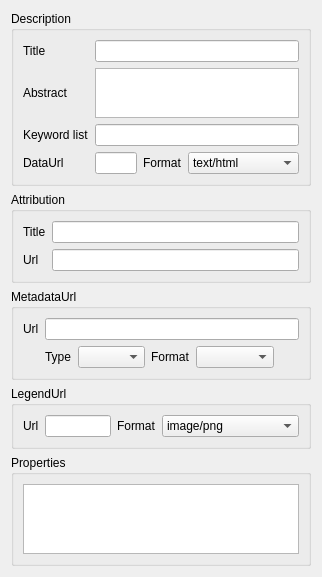
             <widget class="QWidget" name="scrollAreaWidgetContents_2">
              <property name="geometry">
               <rect>
                <x>0</x>
                <y>0</y>
                <width>322</width>
                <height>525</height>
               </rect>
              </property>
              <layout class="QGridLayout" name="gridLayout_3">
               <item row="0" column="0">
                <widget class="QgsCollapsibleGroupBox" name="mMetaDescriptionGrpBx">
                 <property name="title">
                  <string>Description</string>
                 </property>
                 <property name="syncGroup" stdset="0">
                  <string notr="true">vectormeta</string>
                 </property>
                 <layout class="QGridLayout" name="gridLayout_5">
                  <item row="1" column="0">
                   <widget class="QLabel" name="mLayerTitleLabel">
                    <property name="text">
                     <string>Title</string>
                    </property>
                   </widget>
                  </item>
                  <item row="1" column="1">
                   <widget class="QLineEdit" name="mLayerTitleLineEdit"/>
                  </item>
                  <item row="3" column="0">
                   <widget class="QLabel" name="mLayerAbstractLabel">
                    <property name="text">
                     <string>Abstract</string>
                    </property>
                   </widget>
                  </item>
                  <item row="3" column="1">
                   <widget class="QTextEdit" name="mLayerAbstractTextEdit">
                    <property name="sizePolicy">
                     <sizepolicy hsizetype="Expanding" vsizetype="Minimum">
                      <horstretch>0</horstretch>
                      <verstretch>0</verstretch>
                     </sizepolicy>
                    </property>
                    <property name="maximumSize">
                     <size>
                      <width>16777215</width>
                      <height>50</height>
                     </size>
                    </property>
                   </widget>
                  </item>
                  <item row="5" column="0">
                   <widget class="QLabel" name="mLayerKeywordListLabel">
                    <property name="text">
                     <string>Keyword list</string>
                    </property>
                   </widget>
                  </item>
                  <item row="5" column="1">
                   <widget class="QLineEdit" name="mLayerKeywordListLineEdit"/>
                  </item>
                  <item row="6" column="0">
                   <widget class="QLabel" name="mLayerDataUrlLabel">
                    <property name="text">
                     <string>DataUrl</string>
                    </property>
                   </widget>
                  </item>
                  <item row="6" column="1">
                   <layout class="QHBoxLayout" name="horizontalLayout_7">
                    <item>
                     <widget class="QLineEdit" name="mLayerDataUrlLineEdit"/>
                    </item>
                    <item>
                     <widget class="QLabel" name="mLayerDataUrlFormatLabel">
                      <property name="text">
                       <string>Format</string>
                      </property>
                     </widget>
                    </item>
                    <item>
                     <widget class="QComboBox" name="mLayerDataUrlFormatComboBox">
                      <item>
                       <property name="text">
                        <string notr="true">text/html</string>
                       </property>
                      </item>
                      <item>
                       <property name="text">
                        <string notr="true">text/plain</string>
                       </property>
                      </item>
                      <item>
                       <property name="text">
                        <string notr="true">application/pdf</string>
                       </property>
                      </item>
                     </widget>
                    </item>
                   </layout>
                  </item>
                 </layout>
                </widget>
               </item>
               <item row="1" column="0">
                <widget class="QgsCollapsibleGroupBox" name="mMetaAttributionGrpBx">
                 <property name="title">
                  <string>Attribution</string>
                 </property>
                 <property name="syncGroup" stdset="0">
                  <string notr="true">vectormeta</string>
                 </property>
                 <layout class="QGridLayout" name="gridLayout_7">
                  <item row="0" column="0">
                   <widget class="QLabel" name="mLayerAttributionLabel">
                    <property name="text">
                     <string>Title</string>
                    </property>
                   </widget>
                  </item>
                  <item row="0" column="1">
                   <widget class="QLineEdit" name="mLayerAttributionLineEdit"/>
                  </item>
                  <item row="2" column="0">
                   <widget class="QLabel" name="mLayerAttributionUrlLabel">
                    <property name="text">
                     <string>Url</string>
                    </property>
                   </widget>
                  </item>
                  <item row="2" column="1">
                   <widget class="QLineEdit" name="mLayerAttributionUrlLineEdit"/>
                  </item>
                 </layout>
                </widget>
               </item>
               <item row="2" column="0">
                <widget class="QgsCollapsibleGroupBox" name="mMetaMetaUrlGrpBx">
                 <property name="title">
                  <string>MetadataUrl</string>
                 </property>
                 <property name="syncGroup" stdset="0">
                  <string notr="true">vectormeta</string>
                 </property>
                 <layout class="QGridLayout" name="gridLayout_9">
                  <item row="0" column="0">
                   <widget class="QLabel" name="mLayerMetadataUrlLabel">
                    <property name="text">
                     <string>Url</string>
                    </property>
                   </widget>
                  </item>
                  <item row="0" column="1">
                   <widget class="QLineEdit" name="mLayerMetadataUrlLineEdit"/>
                  </item>
                  <item row="1" column="1">
                   <layout class="QHBoxLayout" name="horizontalLayout_8">
                    <item>
                     <widget class="QLabel" name="mLayerMetadataUrlTypeLabel">
                      <property name="text">
                       <string>Type</string>
                      </property>
                     </widget>
                    </item>
                    <item>
                     <widget class="QComboBox" name="mLayerMetadataUrlTypeComboBox">
                      <item>
                       <property name="text">
                        <string notr="true"/>
                       </property>
                      </item>
                      <item>
                       <property name="text">
                        <string notr="true" extracomment="FGDC-STD-001-1988">FGDC</string>
                       </property>
                      </item>
                      <item>
                       <property name="text">
                        <string notr="true" extracomment="ISO 19115">TC211</string>
                       </property>
                      </item>
                     </widget>
                    </item>
                    <item>
                     <widget class="QLabel" name="mLayerMetadataUrlFormatLabel">
                      <property name="text">
                       <string>Format</string>
                      </property>
                     </widget>
                    </item>
                    <item>
                     <widget class="QComboBox" name="mLayerMetadataUrlFormatComboBox">
                      <item>
                       <property name="text">
                        <string notr="true"/>
                       </property>
                      </item>
                      <item>
                       <property name="text">
                        <string notr="true">text/plain</string>
                       </property>
                      </item>
                      <item>
                       <property name="text">
                        <string notr="true">text/xml</string>
                       </property>
                      </item>
                     </widget>
                    </item>
                    <item>
                     <spacer name="horizontalSpacer_5">
                      <property name="orientation">
                       <enum>Qt::Horizontal</enum>
                      </property>
                      <property name="sizeHint" stdset="0">
                       <size>
                        <width>40</width>
                        <height>20</height>
                       </size>
                      </property>
                     </spacer>
                    </item>
                   </layout>
                  </item>
                 </layout>
                </widget>
               </item>
               <item row="3" column="0">
                <widget class="QgsCollapsibleGroupBox" name="mMetaLegendGrpBx">
                 <property name="title">
                  <string>LegendUrl</string>
                 </property>
                 <layout class="QGridLayout" name="gridLayout_2">
                  <item row="0" column="0">
                   <layout class="QHBoxLayout" name="horizontalLayout_2">
                    <item>
                     <widget class="QLabel" name="mLayerLegendUrlLabel">
                      <property name="text">
                       <string>Url</string>
                      </property>
                     </widget>
                    </item>
                    <item>
                     <widget class="QLineEdit" name="mLayerLegendUrlLineEdit"/>
                    </item>
                    <item>
                     <widget class="QLabel" name="mLayerLegendUrlFormatLabel">
                      <property name="text">
                       <string>Format</string>
                      </property>
                     </widget>
                    </item>
                    <item>
                     <widget class="QComboBox" name="mLayerLegendUrlFormatComboBox">
                      <property name="minimumSize">
                       <size>
                        <width>137</width>
                        <height>0</height>
                       </size>
                      </property>
                      <property name="currentIndex">
                       <number>0</number>
                      </property>
                      <item>
                       <property name="text">
                        <string>image/png</string>
                       </property>
                      </item>
                      <item>
                       <property name="text">
                        <string>image/jpeg</string>
                       </property>
                      </item>
                      <item>
                       <property name="text">
                        <string>image/jpg</string>
                       </property>
                      </item>
                     </widget>
                    </item>
                   </layout>
                  </item>
                 </layout>
                </widget>
               </item>
               <item row="4" column="0">
                <widget class="QgsCollapsibleGroupBox" name="mMetaPropertiesGrpBx">
                 <property name="sizePolicy">
                  <sizepolicy hsizetype="Preferred" vsizetype="Preferred">
                   <horstretch>0</horstretch>
                   <verstretch>5</verstretch>
                  </sizepolicy>
                 </property>
                 <property name="title">
                  <string>Properties</string>
                 </property>
                 <property name="syncGroup" stdset="0">
                  <string notr="true">vectormeta</string>
                 </property>
                 <layout class="QVBoxLayout" name="verticalLayout_9">
                  <item>
                   <widget class="QTextEdit" name="teMetadata">
                    <property name="lineWidth">
                     <number>2</number>
                    </property>
                    <property name="readOnly">
                     <bool>true</bool>
                    </property>
                   </widget>
                  </item>
                 </layout>
                </widget>
               </item>
               <item row="5" column="0">
                <spacer name="verticalSpacer_3">
                 <property name="orientation">
                  <enum>Qt::Vertical</enum>
                 </property>
                 <property name="sizeHint" stdset="0">
                  <size>
                   <width>20</width>
                   <height>0</height>
                  </size>
                 </property>
                </spacer>
               </item>
              </layout>
             </widget>
